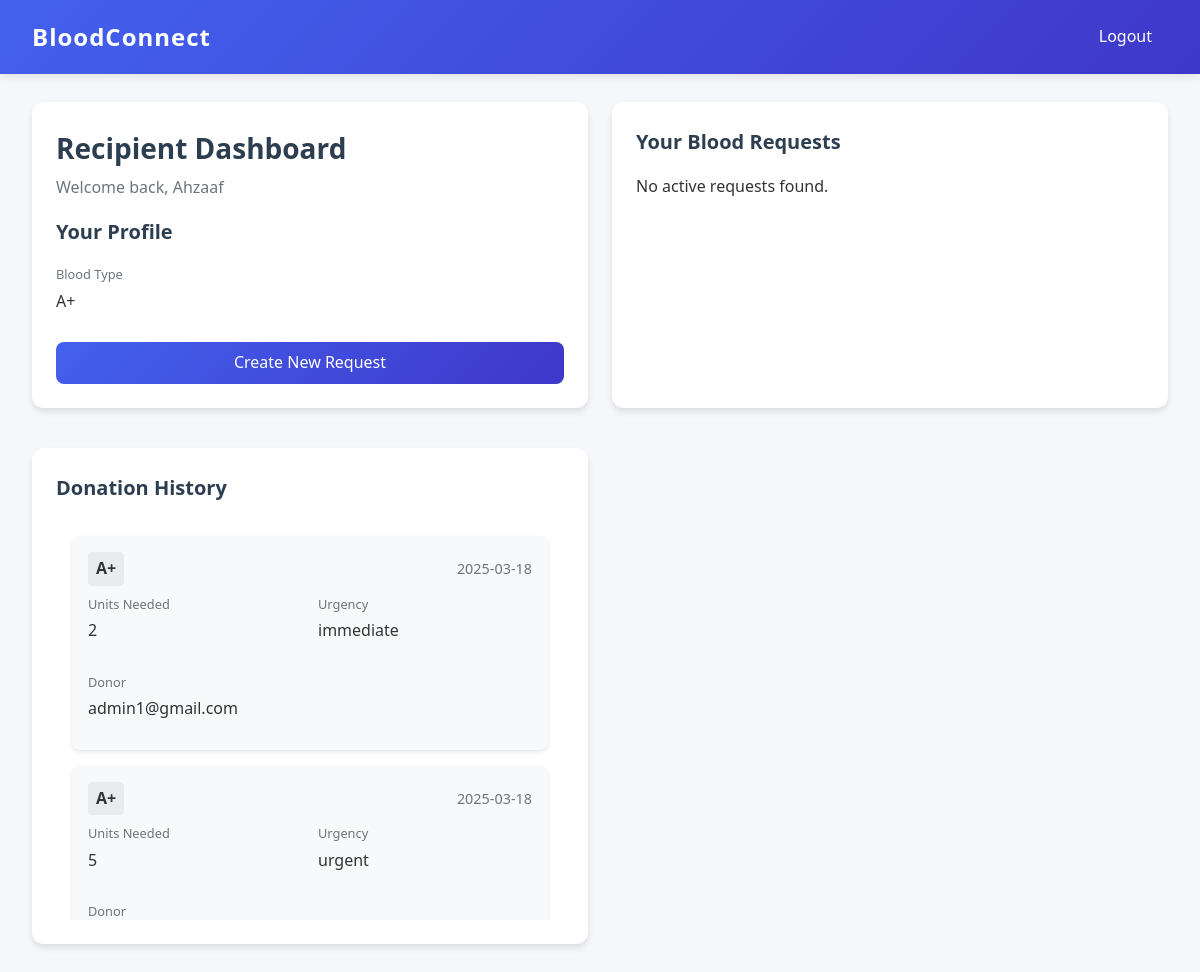
/dashboard (signed in), run on an earlier commit of the app's database.
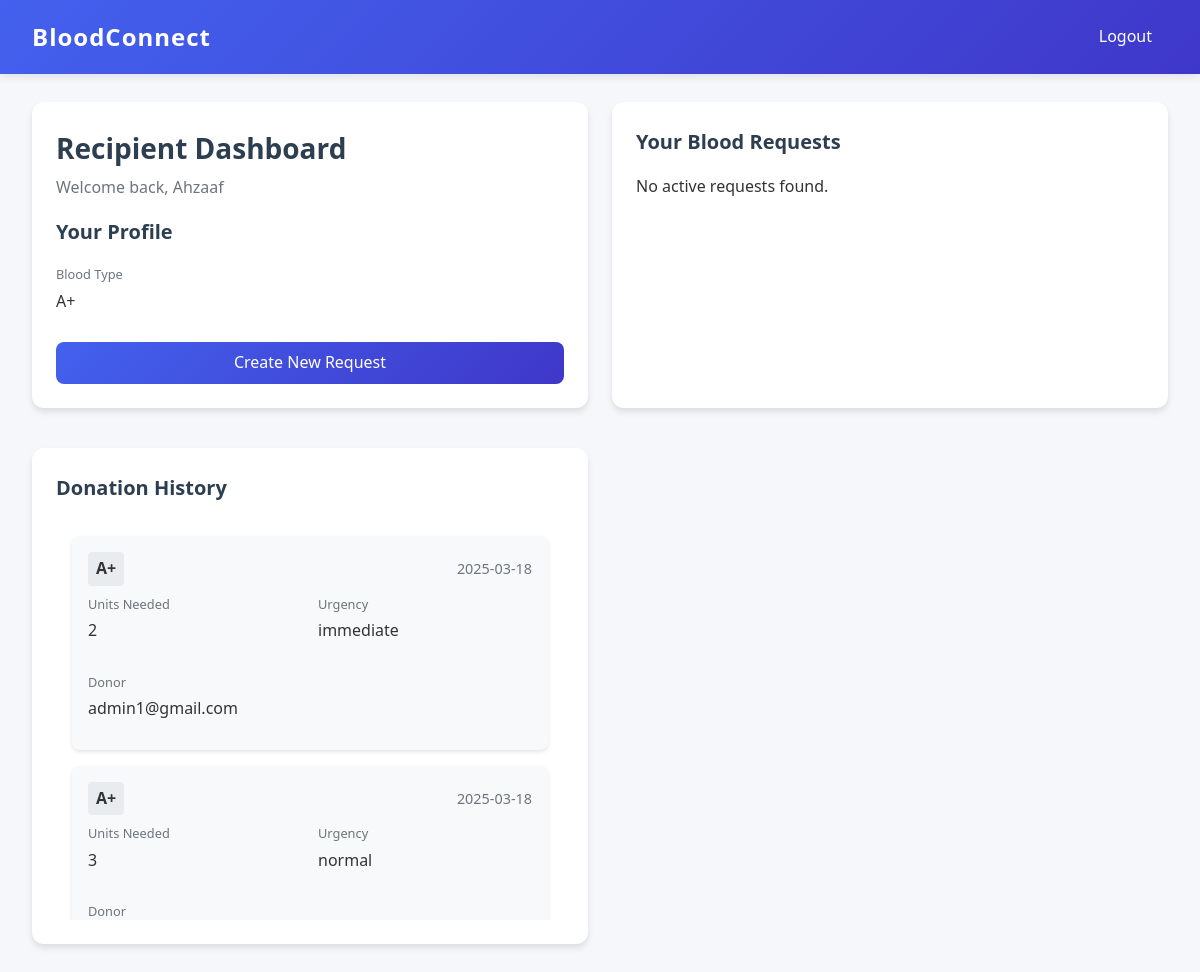
And on a later commit of the database.
### app.py (models this page shows)
class User(UserMixin, db.Model):
    id = db.Column(db.Integer, primary_key=True)
    email = db.Column(db.String(120), unique=True, nullable=False)
    password_hash = db.Column(db.String(256), nullable=False)
    role = db.Column(db.String(20), nullable=False)  # donor, recipient, admin
    name = db.Column(db.String(100), nullable=False)
    blood_type = db.Column(db.String(5))
    latitude = db.Column(db.Float)
    longitude = db.Column(db.Float)
    last_donation = db.Column(db.DateTime)
    is_available = db.Column(db.Boolean, default=True)
    health_conditions = db.Column(db.Text)
    created_at = db.Column(db.DateTime, default=datetime.utcnow)

class BloodRequest(db.Model):
    id = db.Column(db.Integer, primary_key=True)
    recipient_id = db.Column(db.Integer, db.ForeignKey('user.id'), nullable=False)
    donor_email = db.Column(db.String(120))
    blood_type = db.Column(db.String(5), nullable=False)
    units_needed = db.Column(db.Integer, nullable=False)
    urgency = db.Column(db.String(20), nullable=False)
    latitude = db.Column(db.Float, nullable=False)
    longitude = db.Column(db.Float, nullable=False)
    status = db.Column(db.String(20), default='pending')
    created_at = db.Column(db.DateTime, default=datetime.utcnow)
    recipient = db.relationship('User', foreign_keys=[recipient_id], backref='blood_requests')

### app.py (the view, shortened to what this page needs)
@app.route('/dashboard')
@login_required
def dashboard():
    if current_user.role == 'donor':
        nearby_requests = BloodRequest.query.filter_by(blood_type=current_user.blood_type, status='pending').all()
        donations = Donation.query.filter_by(donor_id=current_user.id).all()
        return render_template('donor_dashboard.html', current_user=current_user,
                               requests=nearby_requests, donations=donations,
                               current_time=datetime.utcnow())
    elif current_user.role == 'recipient':
        my_requests = BloodRequest.query.filter_by(recipient_id=current_user.id).all()
        return render_template('recipient_dashboard.html', requests=my_requests)

### app.py (called while the page is built)
@login_manager.user_loader
def load_user(user_id):
    return User.query.get(int(user_id))

### templates/recipient_dashboard.html (shortened to what this page needs)
{% extends "base.html" %}
{% block content %}
<nav class="navbar">
    <div class="navbar-brand">
        <a href="{{ url_for('index') }}" class="nav-logo">BloodConnect</a>
    </div>
    <div class="nav-menu">
        <a href="{{ url_for('logout') }}" class="nav-item">
            <span>Logout</span>
        </a>
    </div>
</nav>
<div class="dashboard">
    <div class="grid">
        <div class="card">
            <div class="dashboard-header">
                <h1 class="dashboard-title">Recipient Dashboard</h1>
                <p>Welcome back, {{ current_user.name }}</p>
            </div>
            <h2 class="card-title">Your Profile</h2>
            <div class="detail-item">
                <span class="detail-label">Blood Type</span>
                <span class="detail-value">{{ current_user.blood_type }}</span>
            </div>
            <a href="{{ url_for('create_request') }}" class="btn btn-primary">Create New Request</a>
        </div>
        <div class="card" id="active-requests-section">
            {% set active_requests = requests | selectattr("status", "in", ["pending", "in_progress"]) | list %}
        </div>
        <div class="card">
            <h2 class="card-title">Donation History</h2>
            <div class="history-container">
                {% set history_requests = requests | selectattr("status", "in", ["responded", "fulfilled"]) | list %}
                {% if history_requests or donation_history %}
                    {% for request in history_requests | sort(attribute='created_at', reverse=True) %}
                        <div class="history-card">
                            <div class="history-header">
                                <span class="history-type">{{ request.blood_type }}</span>
                                <span class="history-date">{{ request.created_at.strftime('%Y-%m-%d') }}</span>
                            </div>
                            <div class="history-details">
                                <div class="detail-item">
                                    <span class="detail-label">Units Needed</span>
                                    <span class="detail-value">{{ request.units_needed }}</span>
                                </div>
                                <div class="detail-item">
                                    <span class="detail-label">Urgency</span>
                                    <span class="detail-value">{{ request.urgency }}</span>
                                </div>
                                <div class="detail-item">
                                    <span class="detail-label">Donor</span>
                                    <span class="detail-value">{{ request.donor_email }}</span>
                                </div>
                            </div>
                        </div>
                    {% endfor %}
                {% else %}
                    <div class="no-history">
                        <p>No donation history available.</p>
                    </div>
                {% endif %}
            </div>
        </div>
    </div>
</div>
{% endblock %}

### templates/base.html (shortened to what this page needs)
<!DOCTYPE html>
<html lang="en">
<head>
    <link rel="stylesheet" href="{{ url_for('static', filename='style.css') }}">
</head>
<body>
    <div class="container">
        {% block content %}{% endblock %}
    </div>
</body>
</html>

### static/style.css (style rules this page uses)
:root { --primary-color: #e53e3e; --secondary-color: #718096; --background-color: #f7fafc; --text-color: #2d3748; }
* { margin: 0; padding: 0; box-sizing: border-box; }
body { font-family: 'Inter', sans-serif; line-height: 1.6; color: var(--text-color); background-color: var(--background-color); }
.container { max-width: 1200px; margin: 0 auto; padding: 0 1rem; }
.navbar { background-color: white; box-shadow: 0 2px 4px rgba(0, 0, 0, 0.1); padding: 1rem 0; }
.nav-logo { font-size: 1.5rem; font-weight: bold; color: var(--primary-color); text-decoration: none; }
.btn { display: inline-block; padding: 0.75rem 1.5rem; border: none; border-radius: 4px; font-size: 1rem; font-weight: 500; cursor: pointer; transition: background-color 0.3s ease; }
.btn-primary { background-color: var(--primary-color); color: white; }
.dashboard { padding: 2rem 0; }
.dashboard-header { margin-bottom: 2rem; }
.dashboard-title { font-size: 2rem; font-weight: bold; color: var(--text-color); }
.card { background-color: white; border-radius: 8px; box-shadow: 0 2px 4px rgba(0, 0, 0, 0.1); padding: 1.5rem; margin-bottom: 1rem; }
.card-title { font-size: 1.25rem; font-weight: bold; margin-bottom: 1rem; }
.grid { display: grid; grid-template-columns: repeat(auto-fit, minmax(300px, 1fr)); gap: 1.5rem; }
.detail-item { display: flex; flex-direction: column; }
.detail-label { font-size: 0.875rem; color: var(--secondary-color); }
.detail-value { font-weight: 500; }

### templates/recipient_dashboard.html (style rules this page uses)
body { margin: 0; font-family: 'Segoe UI', Tahoma, Geneva, Verdana, sans-serif; background: #f5f7fa; color: #333; }
.dashboard { padding: 1rem; max-width: 1200px; margin: 0 auto; margin-top: 70px; }
.grid { display: grid; grid-template-columns: 1fr; gap: 1.5rem; margin-top: 1rem; }
.card { background: #fff; border-radius: 12px; padding: 1.5rem; box-shadow: 0 4px 6px rgba(0, 0, 0, 0.1); transition: transform 0.2s; }
.card-title { margin-bottom: 1rem; font-size: 1.25rem; color: #2c3e50; font-weight: 600; }
.navbar { background: linear-gradient(135deg, #4361ee, #3f37c9); display: flex; justify-content: space-between; align-items: center; padding: 1rem 2rem; position: fixed; top: 0; left: 0; right: 0; z-index: 1000; box-shadow: 0 2px 10px rgba(0, 0, 0, 0.1); width: 100%; margin: 0; box-sizing: border-box; }
.nav-logo { color: white; font-weight: bold; text-decoration: none; font-size: 1.5rem; letter-spacing: 1px; }
.nav-menu { display: flex; align-items: center; }
.nav-item { color: white; text-decoration: none; display: flex; align-items: center; gap: 0.5rem; padding: 0.5rem 1rem; border-radius: 8px; transition: background-color 0.2s; }
.dashboard-header { margin-bottom: 1.5rem; }
.dashboard-title { margin: 0; font-size: 1.5rem; color: #2c3e50; font-weight: 600; }
.dashboard-header p { color: #6c757d; margin-top: 0.25rem; }
.history-container { max-height: 400px; overflow-y: auto; padding: 1rem; }
.history-card { background: #f8f9fa; border-radius: 8px; padding: 1rem; margin-bottom: 1rem; box-shadow: 0 2px 4px rgba(0, 0, 0, 0.1); transition: transform 0.2s; }
.history-header { display: flex; justify-content: space-between; align-items: center; margin-bottom: 0.5rem; }
.history-type { background: #e9ecef; padding: 0.25rem 0.5rem; border-radius: 4px; font-weight: bold; }
.history-date { color: #6c757d; font-size: 0.9rem; }
.history-details { display: grid; grid-template-columns: repeat(auto-fit, minmax(200px, 1fr)); gap: 1rem; }
.detail-item { display: flex; flex-direction: column; margin-bottom: 0.75rem; }
.detail-label { color: #6c757d; font-size: 0.8rem; margin-bottom: 0.25rem; }
.detail-value { font-weight: 500; }
.btn { display: inline-flex; align-items: center; justify-content: center; padding: 0.5rem 1rem; border-radius: 8px; font-weight: 500; transition: all 0.2s; cursor: pointer; border: none; width: 100%; margin-top: 1rem; }
.btn-primary { background: linear-gradient(135deg, #4361ee, #3f37c9); color: white; text-decoration: none; text-align: center; }
@media (min-width: 768px) { .grid { grid-template-columns: repeat(2, 1fr); } }
@media (min-width: 768px) { .dashboard-header { margin-bottom: 1rem; } }
@media (min-width: 768px) { .dashboard-title { font-size: 1.75rem; } }

What changed in the data, as far as the page shows it:
no longer on this page (row unchanged): BloodRequest: blood_type "A+", created_at "2025-03-18", units_needed "5", urgency "urgent"
added BloodRequest: blood_type "A+", created_at "2025-03-18", units_needed "3", urgency "normal"
